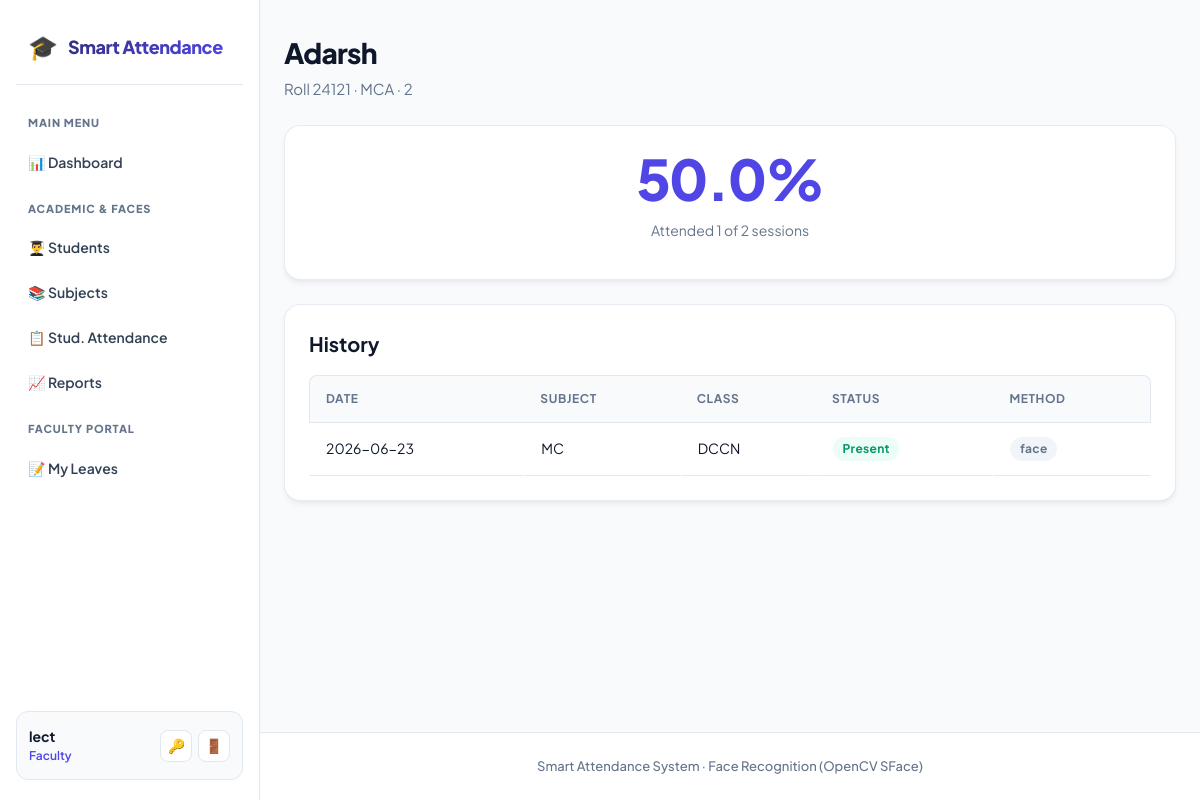
The page /reports/student/9 (signed in) on the database as committed earlier.
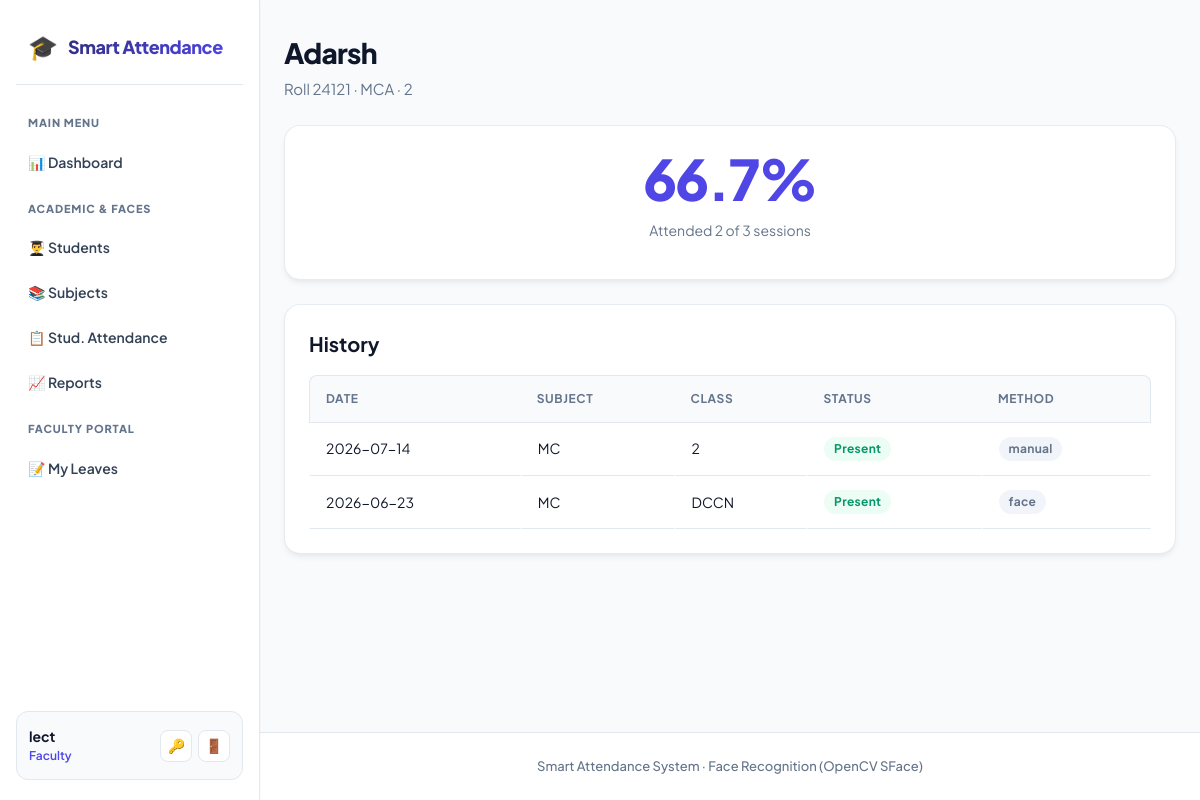
The same page on the database as committed later.
### models.py (models this page shows, shortened)
class Attendance(db.Model):
    __tablename__ = "attendance"
    __table_args__ = (
        db.UniqueConstraint("session_id", "student_id", name="uq_session_student"),
    )
    id = db.Column(db.Integer, primary_key=True)
    session_id = db.Column(db.Integer, db.ForeignKey("sessions.id"), nullable=False)
    student_id = db.Column(db.Integer, db.ForeignKey("students.id"), nullable=False)
    status = db.Column(db.String(10), default="present")  # present / absent
    method = db.Column(db.String(10), default="face")      # face / manual
    marked_at = db.Column(db.DateTime, default=datetime.utcnow)

class AttendanceSession(db.Model):
    __tablename__ = "sessions"
    id = db.Column(db.Integer, primary_key=True)
    subject_id = db.Column(db.Integer, db.ForeignKey("subjects.id"), nullable=False)
    faculty_id = db.Column(db.Integer, db.ForeignKey("users.id"), nullable=True)
    faculty = db.relationship("User", foreign_keys=[faculty_id])
    class_name = db.Column(db.String(80), default="")
    session_date = db.Column(db.Date, default=date.today)
    created_at = db.Column(db.DateTime, default=datetime.utcnow)
    records = db.relationship(
        "Attendance", backref="session", cascade="all, delete-orphan"
    )

class Subject(db.Model):
    __tablename__ = "subjects"
    id = db.Column(db.Integer, primary_key=True)
    code = db.Column(db.String(40), unique=True, nullable=False)
    name = db.Column(db.String(120), nullable=False)
    faculty_id = db.Column(db.Integer, db.ForeignKey("users.id"), nullable=True)
    faculty = db.relationship("User", foreign_keys=[faculty_id])
    sessions = db.relationship(
        "AttendanceSession", backref="subject", cascade="all, delete-orphan"
    )

### blueprints/reports.py (the view)
@reports_bp.route("/student/<int:student_id>")
@login_required
def student_detail(student_id):
    student = Student.query.get_or_404(student_id)
    if current_user.role == ROLE_STUDENT and current_user.student_id != student.id:
        abort(403)
    records = (Attendance.query
               .filter_by(student_id=student.id)
               .join(AttendanceSession)
               .order_by(AttendanceSession.session_date.desc())
               .all())
    total_sessions = AttendanceSession.query.count()
    present = sum(1 for r in records if r.status == "present")
    pct = round(100.0 * present / total_sessions, 1) if total_sessions else 0.0
    return render_template("reports/student.html", student=student,
                           records=records, present=present,
                           total_sessions=total_sessions, percentage=pct)

### templates/reports/student.html (shortened to what this page needs)
{% extends "base.html" %}
{% block content %}
<h1>{{ student.name }}</h1>
<p class="subtitle">Roll {{ student.roll_number }} · {{ student.department or '—' }} · {{ student.class_name or '—' }}</p>
<div class="card" style="text-align:center">
  <div class="pct-big">{{ percentage }}%</div>
  <p class="muted">Attended {{ present }} of {{ total_sessions }} sessions</p>
</div>
<div class="card">
  <h2>History</h2>
  {% if records %}
  <table>
    <tr><th>Date</th><th>Subject</th><th>Class</th><th>Status</th><th>Method</th></tr>
    {% for r in records %}
    <tr>
      <td>{{ r.session.session_date }}</td>
      <td>{{ r.session.subject.name }}</td>
      <td>{{ r.session.class_name or '—' }}</td>
      <td>
        {% if r.status == 'present' %}<span class="badge badge-yes">Present</span>
        {% else %}<span class="badge badge-no">{{ r.status }}</span>{% endif %}
      </td>
      <td><span class="badge badge-muted">{{ r.method }}</span></td>
    </tr>
    {% endfor %}
  </table>
  {% else %}
  <p class="muted">No attendance records yet.</p>
  {% endif %}
</div>
{% endblock %}

Rows that differ between the two databases and show on the page:
added Attendance: session.session_date "2026-07-14", session.subject.name "MC", session "2", status "Present", method "manual"
Other text that changed with them:
{{ percentage }}: "50.0" → "66.7"
{{ present }}: "1" → "2"
{{ total_sessions }}: "2" → "3"
